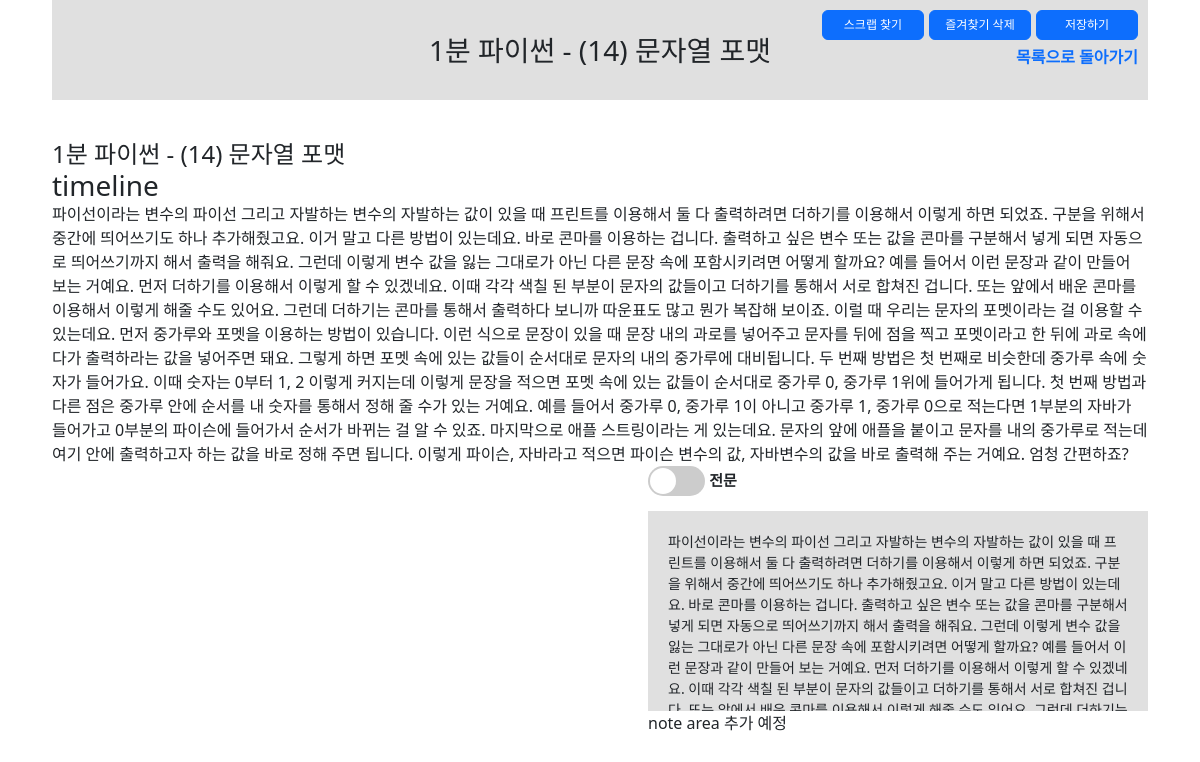
Screenshot of /18/ (signed in) with the database file from the repository.
### boards/models.py (models this page shows, shortened)
class Board(models.Model):
    input_type_choices = [
        ('input_text', '텍스트 요약'),
        ('input_youtube', 'Youtube 영상 링크 입력'),
        ('input_video', '영상 파일 업로드')
    ]
    title = models.TextField(blank=True)
    input_type = models.TextField(choices=input_type_choices, null=True)
    input_text = models.TextField(blank=True, null=True)
    input_youtube = models.TextField(blank=True, null=True)
    input_video = models.FileField(upload_to='videos/', blank=True, null=True)
    total_text = models.TextField(blank=True, null=True)
    summary_text = models.TextField(blank=True, null=True)
    timeline_text = models.TextField(blank=True, null=True)
    note = models.TextField(blank=True, null=True)
    user_id = models.ForeignKey(CustomUser, on_delete=models.CASCADE)
    favorite = models.BooleanField(default=False)
    created_at = models.DateTimeField(auto_now_add=True)
    updated_at = models.DateTimeField(auto_now=True)

### boards/views.py (the view, shortened to what this page needs)
# urls.py: path('<int:pk>/', views.BoardDetailView.as_view(), name='board_detail'),
class BoardDetailView(LoginRequiredMixin, DetailView):
    model = Board
    template_name = 'boards/board_detail.html'
    form_class = BoardNoteForm  # BoardCreateForm
    def get_object(self, queryset=None):
        obj = get_object_or_404(Board, id=self.kwargs['pk'])
        if obj.user_id != self.request.user:
            raise HttpResponseForbidden("You are not allowed to view this summary.")
        return obj

### boards/templatetags/custom_filters.py (called while the page is built)
@register.filter
def add_timestamp_links(text):
    lines = text.split('\n')
    result = []
    for line in lines:
        parts = line.split(' ')
        new_parts = []
        for part in parts:
            if ':' in part and part.endswith(','):
                timestamp = part[:-1]
                link = '<a href="#" onclick="seekToTimestamp({});">{}</a>, '.format(timestamp, part)
                new_parts.append(link)
            else:
                new_parts.append(part)
        result.append(' '.join(new_parts))
    return mark_safe('\n'.join(result))

### templates/boards/board_detail.html (shortened to what this page needs)
{% extends 'base.html' %}
{% load static %}
{% block content %}
{% load custom_filters %}
<section class="board_detail {{ object.input_type }}">
    <div class="toparea">
        <h3 class="tit">{{ object.title }}</h3>
        <ul class="btnarea">
            {% if object.input_type != "input_text" %}
            <li><a href="#" class="btn btn-primary">스크랩 찾기</a></li>
            {% endif %}
            <li>
                <form method="post" id="fav_modify" action="{% url 'boards:modifiy_favorite' object.pk %}">
                    <button type="submit" form="fav_modify" class="btn btn-primary">
                        {% if object.favorite %} 즐겨찾기 삭제 {% else %} 즐겨찾기 추가 {% endif%}
                    </button>
                </form>
            </li>
            <li><a href="#" class="btn btn-primary">저장하기</a></li>
            <li class="goback"><a href="{% url 'boards:board_list' %}">목록으로 돌아가기</a></li>
        </ul>
    </div>
    <div class="detail_content">
    {% if object.input_type == "input_text" %}
    <div class="input_text">
        <h4 class="txt_tit">{{ object.title }} 에 작성된 텍스트의 전문/요약문입니다.</h4>
        <div id="wholeText" class="textSection">
            <div class="toggleBtn">
                <label class="switch">
                    <input type="checkbox" id="toggleText" />
                    <span class="slider round"></span>
                </label>
                <span class="opt total_text on">전문</span><span class="opt summary_text">요약문</span>
            </div>
            <div class="content on">{{ object.total_text|linebreaks }}</div>
            <div class="content ">{{ object.summary_text|linebreaks }}</div>
        </div>
        <div class="notearea">
            note area 추가 예정
        </div>
    </div>
    {% elif object.input_type == "input_youtube" %}
    <div class="videos">
        <h4>{{ object.title }}</h4>
        <div class="videoSection">
            <div id="timeline">
                <h3>timeline</h3>
                <p>{{ object.timeline_text|add_timestamp_links }}</p>
            </div>
        </div>
        <div class="textSection">
            <div class="txt">
                <div class="toggleBtn">
                    <label class="switch">
                        <span class="slider round"></span>
                    </label>
                    <span class="opt total_text on">전문</span><span class="opt summary_text">요약문</span>
                </div>
                <div class="content on">{{ object.total_text|linebreaks }}</div>
            </div>
            <div class="notearea">
                note area 추가 예정
            </div>
        </div>
    </div>
    {% endif %}
    </div>
</section>
{% endblock %}

### static/css/style.css (style rules this page uses)
html, body, h1, h2, h3, h4, h5, h6, dl, dt, dd, ol, ul, li, div, p, strong, span { margin: 0; padding: 0; list-style: none; }
html, body { position: relative; width: 100%; height: 100%; }
a { text-decoration: none; }
.board_detail { width: 100%; padding: 0 40px; }
.board_detail .toparea { position: relative; width: 100%; height: 100px; background-color: #E0E0E0; }
.board_detail .toparea h3.tit { line-height: 100px; text-align: center; }
.board_detail .toparea ul { position: absolute; top: 10px; right: 10px; }
.board_detail .toparea li { float: left; margin-left: 5px; }
.board_detail .toparea li.goback { clear: both; float: right; margin-top: 5px; font-weight: bold; }
.board_detail .toparea .btn { width: 102px; font-size: 12px; padding: 5px; }
.detail_content .switch { position: relative; display: inline-block; width: 57px; height: 30px; vertical-align:middle; }
.detail_content .textSection .toggleBtn { margin-bottom: 15px; }
.detail_content .toggleBtn .slider { position: absolute; cursor: pointer; top: 0; left: 0; right: 0; bottom: 0; background-color: #ccc; -webkit-transition: .4s; transition: .4s; }
.detail_content .toggleBtn .slider:before { position: absolute; content: ""; height: 26px; width: 26px; left: 2px; bottom: 2px; background-color: white; -webkit-transition: .4s; transition: .4s; }
.toggleBtn .slider.round { border-radius: 34px; }
.toggleBtn .slider.round:before { border-radius: 50%; }
.detail_content .toggleBtn .opt { margin: 0px; display: none; font-size:15px; font-weight:bold; visibility: hidden; }
.detail_content .toggleBtn .opt.on { visibility: visible; display: inline-block; }
.detail_content { position: relative; clear: both; float: none; width: 100%; padding: 40px 0 0 ; }
.detail_content .videoSection { float: left; }
.detail_content .textSection { float: right; width: 500px; height: 350px; }
.detail_content .textSection .content { display: none; overflow-y: scroll; height: 200px; padding: 20px; background-color: #E0E0E0; font-size: 14px; }
.detail_content .textSection .content.on { display: block; }

### rows the page displays
Board: title "1분 파이썬 - (14) 문자열 포맷", timeline_text|add_timestamp_links "파이선이라는 변수의 파이선 그리고 자발하는 변수의 자발하는 값이 있을 때 프린트를 이용해서 둘 다 출력하려면 더하기를 이용해서 이렇게 하면 되었죠. 구분을 위해서 중간에 띄어쓰기도 하나 추가해줬고요. 이거 말고 다른 방법이 있는데요. 바로 콘마를 이용하는 겁니다. 출력하고 싶은 변수 또는 값을 콘마를 구분해서 넣게 되면 자동으로 띄어쓰기까지 해서 출력을 해줘요. 그런데 이렇게 변수 값을 잃는 그대로가 아닌 다른 문장 속에 포함시키려면 어떻게 할까요? 예를 들어서 이런 문장과 같이 만들어 보는 거예요. 먼저 더하기를 이용해서 이렇게 할 수 있겠네요. 이때 각각 색칠 된 부분이 문자의 값들이고 더하기를 통해서 서로 합쳐진 겁니다. 또는 앞에서 배운 콘마를 이용해서 이렇게 해줄 수도 있어요. 그런데 더하기는 콘마를 통해서 출력하다 보니까 따운표도 많고 뭔가 복잡해 보이죠. 이럴 때 우리는 문자의 포멧이라는 걸 이용할 수 있는데요. 먼저 중가루와 포멧을 이용하는 방법이 있습니다. 이런 식으로 문장이 있을 때 문장 내의 과로를 넣어주고 문자를 뒤에 점을 찍고 포멧이라고 한 뒤에 과로 속에다가 출력하라는 값을 넣어주면 돼요. 그렇게 하면 포멧 속에 있는 값들이 순서대로 문자의 내의 중가루에 대비됩니다. 두 번째 방법은 첫 번째로 비슷한데 중가루 속에 숫자가 들어가요. 이때 숫자는 0부터 1, 2 이렇게 커지는데 이렇게 문장을 적으면 포멧 속에…", total_text "파이선이라는 변수의 파이선 그리고 자발하는 변수의 자발하는 값이 있을 때 프린트를 이용해서 둘 다 출력하려면 더하기를 이용해서 이렇게 하면 되었죠. 구분을 위해서 중간에 띄어쓰기도 하나 추가해줬고요. 이거 말고 다른 방법이 있는데요. 바로 콘마를 이용하는 겁니다. 출력하고 싶은 변수 또는 값을 콘마를 구분해서 넣게 되면 자동으로 띄어쓰기까지 해서 출력을 해줘요. 그런데 이렇게 변수 값을 잃는 그대로가 아닌 다른 문장 속에 포함시키려면 어떻게 할까요? 예를 들어서 이런 문장과 같이 만들어 보는 거예요. 먼저 더하기를 이용해서 이렇게 할 수 있겠네요. 이때 각각 색칠 된 부분이 문자의 값들이고 더하기를 통해서 서로 합쳐진…"
